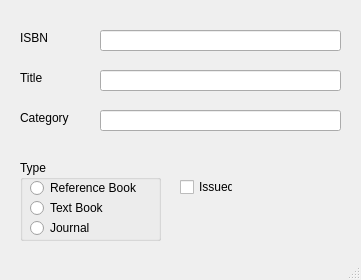
<?xml version="1.0" encoding="UTF-8"?>
<ui version="4.0">
 <class>MainWindow</class>
 <widget class="QMainWindow" name="MainWindow">
  <property name="geometry">
   <rect>
    <x>0</x>
    <y>0</y>
    <width>361</width>
    <height>280</height>
   </rect>
  </property>
  <property name="windowTitle">
   <string>MainWindow</string>
  </property>
  <widget class="QWidget" name="centralwidget">
   <widget class="QLabel" name="label">
    <property name="geometry">
     <rect>
      <x>20</x>
      <y>30</y>
      <width>61</width>
      <height>16</height>
     </rect>
    </property>
    <property name="text">
     <string>ISBN</string>
    </property>
   </widget>
   <widget class="QLineEdit" name="lineEdit_1">
    <property name="geometry">
     <rect>
      <x>100</x>
      <y>30</y>
      <width>241</width>
      <height>21</height>
     </rect>
    </property>
   </widget>
   <widget class="QLabel" name="label_2">
    <property name="geometry">
     <rect>
      <x>20</x>
      <y>70</y>
      <width>61</width>
      <height>16</height>
     </rect>
    </property>
    <property name="text">
     <string>Title</string>
    </property>
   </widget>
   <widget class="QLineEdit" name="lineEdit_2">
    <property name="geometry">
     <rect>
      <x>100</x>
      <y>70</y>
      <width>241</width>
      <height>21</height>
     </rect>
    </property>
   </widget>
   <widget class="QLabel" name="label_3">
    <property name="geometry">
     <rect>
      <x>20</x>
      <y>110</y>
      <width>61</width>
      <height>16</height>
     </rect>
    </property>
    <property name="text">
     <string>Category</string>
    </property>
   </widget>
   <widget class="QLineEdit" name="lineEdit_3">
    <property name="geometry">
     <rect>
      <x>100</x>
      <y>110</y>
      <width>241</width>
      <height>21</height>
     </rect>
    </property>
   </widget>
   <widget class="QGroupBox" name="groupBox">
    <property name="geometry">
     <rect>
      <x>20</x>
      <y>160</y>
      <width>141</width>
      <height>81</height>
     </rect>
    </property>
    <property name="title">
     <string>Type</string>
    </property>
    <widget class="QRadioButton" name="radioButton_1">
     <property name="geometry">
      <rect>
       <x>10</x>
       <y>20</y>
       <width>111</width>
       <height>16</height>
      </rect>
     </property>
     <property name="text">
      <string>Reference Book</string>
     </property>
    </widget>
    <widget class="QRadioButton" name="radioButton_2">
     <property name="geometry">
      <rect>
       <x>10</x>
       <y>40</y>
       <width>91</width>
       <height>16</height>
      </rect>
     </property>
     <property name="text">
      <string>Text Book</string>
     </property>
    </widget>
    <widget class="QRadioButton" name="radioButton_3">
     <property name="geometry">
      <rect>
       <x>10</x>
       <y>60</y>
       <width>91</width>
       <height>16</height>
      </rect>
     </property>
     <property name="text">
      <string>Journal</string>
     </property>
    </widget>
   </widget>
   <widget class="QCheckBox" name="checkBox">
    <property name="geometry">
     <rect>
      <x>180</x>
      <y>180</y>
      <width>53</width>
      <height>14</height>
     </rect>
    </property>
    <property name="text">
     <string>Issued</string>
    </property>
   </widget>
  </widget>
  <widget class="QMenuBar" name="menubar">
   <property name="geometry">
    <rect>
     <x>0</x>
     <y>0</y>
     <width>361</width>
     <height>18</height>
    </rect>
   </property>
  </widget>
  <widget class="QStatusBar" name="statusbar"/>
 </widget>
 <resources/>
 <connections/>
</ui>
